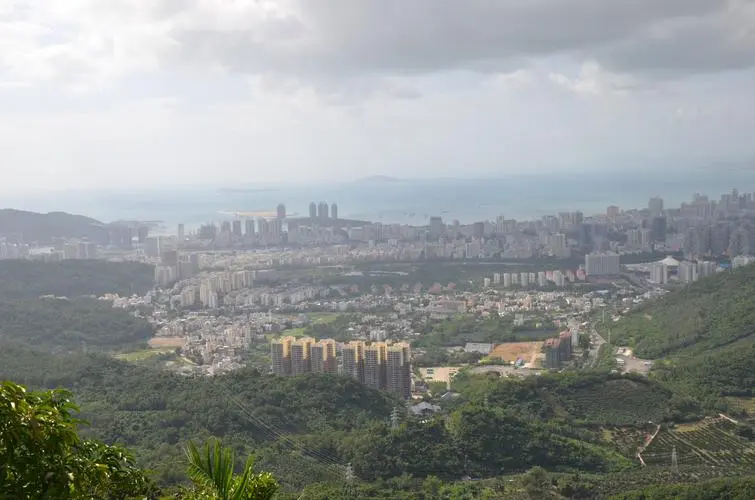
#> input picture city.jpg, 755 x 500 px
$ python crop.py --image city.jpg
#> lines starting #> are read from the running program, lines starting #| are printed output that depends on the picture
import numpy as np
import argparse
import cv2

ap = argparse.ArgumentParser()
ap.add_argument("-i", "--image", required = True, help = "Path to the image")

args = vars(ap.parse_args())

image = cv2.imread(args["image"])
#> image is the input picture: shape (500, 755, 3); mean B, G, R 149.4, 150.9, 146.2
cv2.imshow("Original", image)

cropped = image[25:160 , 350:500]
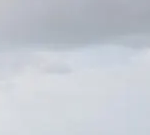
#> cropped: shape (135, 150, 3); mean B, G, R 210.1, 202.1, 197.1
cv2.imshow("Face", cropped)
cv2.waitKey(0)
